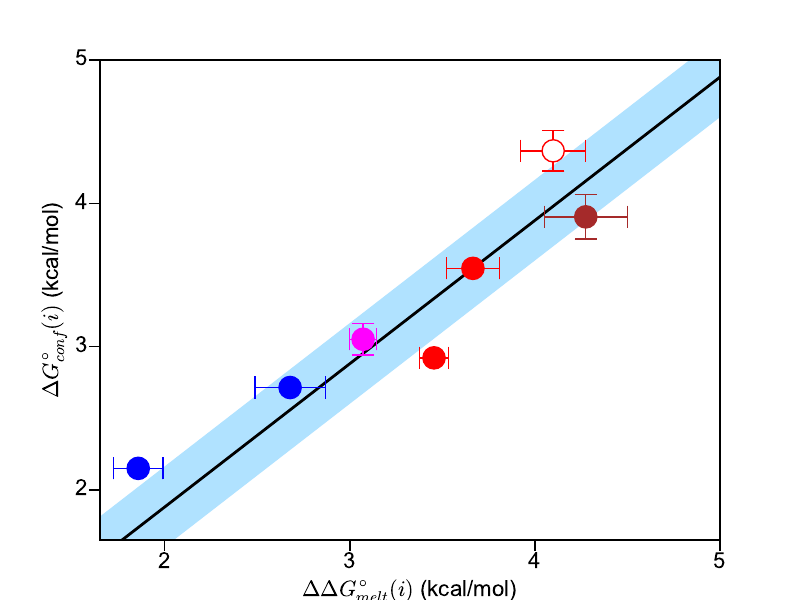

Write Python code to recreate this figure.
# plot delta-melt correlation for G-C+ Hoogsteen
from scipy.optimize import curve_fit
import math
import pandas as pd
from scipy.odr import *
import matplotlib.pyplot as plt
import numpy as np
import sys
from matplotlib import rcParams
import matplotlib as mpl
from uncertainties import ufloat
from uncertainties import unumpy
from scipy.stats import pearsonr
from sklearn.metrics import r2_score

# Plot params
fs = 16
fmt_point = 'o'
msize = 16
elw = 1
cpthick =1
cpsize = 8
mewval = 1.0
at_color='cyan'
gc_color='orange'
coop_color = 'magenta'
rntp_color = 'green'
test_color = 'violet'

# Intiialize plots
# Initialize plot
# Plot params
rcParams['font.family'] = 'sans-serif'
rcParams['font.sans-serif'] = ['Arial']
rcParams['axes.linewidth'] = 1.

### Global variables
uv_values = []
uv_error = []
rd_values = []
rd_error = []


# Define fit function
def fit_func(B, x):
    return (B[0]*x) + B[1]

def linear_fit(x, m, b):
    return ((m*x)+b)

def linear_fit2(x, b):
    return ((x)+b)

def compute_deldelG(wt_filename, mt_filename, label, add_status):
    ''' Compute deldelG at temperature t '''
    # add status - controls whether data is added to plot correlation curve
    global uv_values, uv_error
    wt_data = pd.read_csv(wt_filename)
    mt_data = pd.read_csv(mt_filename)
    wt_delg = ufloat(wt_data[label].iloc[-2], wt_data[label].iloc[-1])
    mt_delg = ufloat(mt_data[label].iloc[-2], mt_data[label].iloc[-1])
    #print wt_delg, mt_delg
    deldelg = mt_delg - wt_delg
    if add_status == 1:
        uv_values.append(float(unumpy.nominal_values(deldelg)))
        uv_error.append(float(unumpy.std_devs(deldelg)))
    return deldelg

def compute_delG(pop, pop_error, t, add_status):
    ''' given population, compute delG '''
    global rd_values, rd_error
    pop_mag = ufloat(pop, pop_error) / 100.0
    delg = (-8.314 * (273.16 + t) / 4184) * unumpy.log(pop_mag/(1-pop_mag))
    if add_status == 1:
        rd_values.append(float(unumpy.nominal_values(delg)))
        rd_error.append(float(unumpy.std_devs(delg)))
    return delg

gc_color_status = 0
def plot_point(uv, rd, color_pt):
    ''' Plot point on correlation plot '''
    global gc_color_status
    #if color_pt == gc_color:
    #    gc_color_status = 1
    if color_pt == 'unknown':
        plt.errorbar(unumpy.nominal_values(uv), unumpy.nominal_values(rd), yerr=unumpy.std_devs(rd), xerr=unumpy.std_devs(uv), color='r', fmt=fmt_point, markersize=msize, elinewidth=elw, capthick=cpthick, capsize=cpsize, mec='r', mfc='white', mew=mewval, zorder=100)
    elif color_pt == 'blue2':
        plt.errorbar(unumpy.nominal_values(uv), unumpy.nominal_values(rd), yerr=unumpy.std_devs(rd), xerr=unumpy.std_devs(uv), color=test_color, fmt=fmt_point, markersize=msize, elinewidth=elw, capthick=cpthick, capsize=cpsize, mec=test_color, mfc='white', mew=mewval, zorder=50)
    else:
        plt.errorbar(unumpy.nominal_values(uv), unumpy.nominal_values(rd), yerr=unumpy.std_devs(rd), xerr=unumpy.std_devs(uv), color=color_pt, fmt=fmt_point, markersize=msize, elinewidth=elw, capthick=cpthick, capsize=cpsize, mec=color_pt, mfc=color_pt, mew=mewval, zorder=50)

    #pass

### Read data for getting correlation curve ###
a2dna_g10_ph4p4hs_ddg = compute_deldelG('a2dna_ph4.4hs/test.csv', 'a2dna_m1g10_ph4.4hsnb/test.csv', 'delG_25C', 1)
a2dna_g10_ph4p4hs_rd = compute_delG(2.586, 0.052, 25, 1)

actd_g7_ph5p3hs_ddg = compute_deldelG('actd_ph5.3hs/test.csv', 'actd_m1g_ph5.3hs/test.csv', 'delG_25C', 1)
actd_g7_ph5p3hs_rd = compute_delG(0.137, 0.036, 25, 1)

a2dna_g10_ph5p4_ddg = compute_deldelG('a2dna_ph5.4nb/test.csv', 'a2dna_m1g10_ph5.4nb/test.csv', 'delG_25C', 1)
a2dna_g10_ph5p4_rd = compute_delG(1.014, 0.024, 25, 1)

a6dna_g10_ph5p4_ddg = compute_deldelG('a6dna_ph5.4/test.csv', 'a6dna_m1g10_keck_ph5.4nb/test.csv', 'delG_25C', 1)
a6dna_g10_ph5p4_rd = compute_delG(0.717, 0.010, 25, 1)

a6dna_rg10_ph5p4_ddg = compute_deldelG('a6dna_rg10_ph5.4/test.csv', 'a6dna_m1rg10_ph5.4/test.csv', 'delG_25C', 1)
a6dna_rg10_ph5p4_rd = compute_delG(0.577, 0.105, 25, 1)

a6dna_g10_ph5p4hsnb_ddg = compute_deldelG('a6dna_ph5.4nbhs/test.csv', 'a6dna_m1g10_keck_ph5.4nbhs/test.csv', 'delG_25C', 1)
a6dna_g10_ph5p4hsnb_rd = compute_delG(0.251, 0.012, 25, 1)

# weak rd
a6dna_g10_ph6p8_ddg = compute_deldelG('a6dna_ph6.8/test.csv', 'a6dna_m1g10_keck_ph6.8nb/test.csv', 'delG_25C', 0)
a6dna_g10_ph6p8_rd = compute_delG(0.063, 0.015, 25, 0)

print 'Number of UV data points = ', len(uv_values), len(uv_error)
print 'Number of NMR RD data points = ', len(rd_values), len(rd_error)


### Read test data ###
scaf2_tgc_ph5p4ls_30c_ddg = compute_deldelG('scaf2_tgc_gc_ph5.4lsnb/test.csv', 'scaf2_tgc_m1gc_ph5.4lsnb/test.csv', 'delG_30C', 0)
scaf2_tgc_ph5p4ls_30c_rd = compute_delG(0.196, 0.005, 30., 0)

scaf2_tgc_ph5p4hs_30c_ddg = compute_deldelG('scaf2_tgc_gc_ph5.4hsnb/test.csv', 'scaf2_tgc_m1gc_ph5.4hsnb/test.csv', 'delG_30C', 0)
scaf2_tgc_ph5p4hs_30c_rd = compute_delG(0.069, 0.005, 30., 0)

scaf2_tgc_ph5p4hs_40c_ddg = compute_deldelG('scaf2_tgc_gc_ph5.4hsnb/test.csv', 'scaf2_tgc_m1gc_ph5.4hsnb/test.csv', 'delG_40C', 0)
scaf2_tgc_ph5p4hs_40c_rd = compute_delG(0.071, 0.019, 40., 0)

scaf2_cgt_ph5p4ls_30c_ddg = compute_deldelG('scaf2_cgt_gc_ph5.4lsnb/test.csv', 'scaf2_cgt_m1gc_ph5.4lsnb/test.csv', 'delG_30C', 0)
scaf2_cgt_ph5p4ls_30c_rd = compute_delG(0.736, 0.015, 30., 0)

scaf2_cgt_ph5p4hs_30c_ddg = compute_deldelG('scaf2_cgt_gc_ph5.4hsnb/test.csv', 'scaf2_cgt_m1gc_ph5.4hsnb/test.csv', 'delG_30C', 0)
scaf2_cgt_ph5p4hs_30c_rd = compute_delG(0.203, 0.002, 30., 0)

scaf2_tgc_ph5p4hs_15c_ddg = compute_deldelG('scaf2_tgc_gc_ph5.4hsnb/test.csv', 'scaf2_tgc_m1gc_ph5.4hsnb/test.csv', 'delG_15C', 0)

#print len(uv_values), len(uv_error)
#print len(rd_values), len(rd_error)

#print "scaf2_cgt_ph5p4hs_30c_ddg", scaf2_cgt_ph5p4hs_30c_ddg
#print "scaf2_cgt_ph5p4hs_30c_pred", (0.9*scaf2_cgt_ph5p4hs_30c_ddg)+0.3
#print "scaf2_cgt_ph5p4hs_30c_rd", scaf2_cgt_ph5p4hs_30c_rd

# convert to arrays
rd_values = np.array(rd_values)
rd_error = np.array(rd_error)
uv_values = np.array(uv_values)
uv_error = np.array(uv_error)

# Initialize MC iterations
mc_iterations = 10000

# initialize error matrices
uv_error_matrix = np.zeros((mc_iterations, len(uv_values)))
rd_error_matrix = np.zeros((mc_iterations, len(rd_values)))
for dummy in range(len(uv_values)):
    op = (np.ones(mc_iterations) * uv_values[dummy]) + np.random.normal(0.0, uv_error[dummy], mc_iterations)
    #op = (np.ones(mc_iterations) * uv_values[dummy])  
    uv_error_matrix[:, dummy] = op.transpose()
    op2 = (np.ones(mc_iterations) * rd_values[dummy]) + np.random.normal(0.0, rd_error[dummy], mc_iterations)
    #op2 = (np.ones(mc_iterations) * rd_values[dummy]) 
    rd_error_matrix[:, dummy] = op2.transpose()
#print uv_values
#print np.mean(uv_error_matrix, axis=0)
#print rd_values
#print np.mean(rd_error_matrix, axis=0)
#print
#print uv_error
#print np.std(uv_error_matrix, axis=0)
#print rd_error
#print np.std(rd_error_matrix, axis=0)
filename = 'results.csv'
f = open(filename, 'w')
f.write('m,b\n')

for dummy in range(mc_iterations):
    #popt, pcov = curve_fit(linear_fit, uv_error_matrix[dummy, :], rd_error_matrix[dummy, :], p0=[1, 1])
    #line_coeff = popt 
    popt, pcov = curve_fit(linear_fit2, uv_error_matrix[dummy, :], rd_error_matrix[dummy, :], p0=[1])
    line_coeff = list([1]) + list(popt) 

    #eqn = 'y = ' + '%3.2f'%(line_coeff[0]) + 'x + ' + '%3.2f'%(line_coeff[1])
    #predicted_rd = np.array([((line_coeff[0]*ele)+line_coeff[1]) for ele in uv_values])
    #rmse = np.sqrt(np.sum(np.square(rd_values - predicted_rd))/len(list(rd_values)))
    #r2 = 1 - (np.sum(np.square(predicted_rd - rd_values)) / np.sum(np.square(rd_values - np.mean(rd_values))))

    #print "iteration", dummy + 1
    #print "***", eqn, "***"
    #print "see rmse", rmse
    #print "see r2", r2
    f.write(str(line_coeff[0]) + ',' + str(line_coeff[1]) + "\n")
    

f.close()

# Read the output file and plot
bf = pd.read_csv(filename)

m_avg = np.mean(np.array(bf['m'].values))
m_std = np.std(np.array(bf['m'].values))
b_avg = np.mean(np.array(bf['b'].values))
b_std = np.std(np.array(bf['b'].values))
m_net = ufloat(m_avg, m_std)
b_net = ufloat(b_avg, b_std)
#rmse_avg = np.mean(np.array(bf['rmse'].values))
#rmse_std = np.std(np.array(bf['rmse'].values))
#r2_avg = np.mean(np.array(bf['r2'].values))
#r2_std = np.std(np.array(bf['r2'].values))
#print "M = ", m_avg, "+/-", m_std
print "c(i) = ", b_avg, "+/-", b_std
#print "rmse = ", rmse_avg, "+/-", rmse_std
#print "r2 = ", r2_avg, "+/-", r2_std

#fig, axarr = plt.subplots(2)
#axarr[0].set_title('m')
#axarr[0].hist(np.array(bf['m'].values), 50, range=(np.amin(np.array(bf['m'].values)), np.amax(np.array(bf['m'].values))))
#axarr[1].set_title('b')
#axarr[1].hist(np.array(bf['b'].values), 50, range=(np.amin(np.array(bf['b'].values)), np.amax(np.array(bf['b'].values))))
##axarr[1, 0].set_title('rmse')
##axarr[1, 0].hist(np.array(bf['rmse'].values), 50, range=(np.amin(np.array(bf['rmse'].values)), np.amax(np.array(bf['rmse'].values))))
##axarr[1, 1].set_title('r2')
##axarr[1, 1].hist(np.array(bf['r2'].values), 50, range=(np.amin(np.array(bf['r2'].values)), np.amax(np.array(bf['r2'].values))))
#plt.show()

#fig, axarr = plt.subplots()
##axarr.plot(np.array(bf['m'].values), np.array(bf['b'].values), color='k', linewidth=0, marker='o')
#H, xedges, yedges = np.histogram2d(np.array(bf['m'].values), np.array(bf['b'].values), 20)
#X, Y = np.meshgrid(xedges, yedges)
#axarr.pcolormesh(X, Y, H)
#axarr.set_xlabel('m')
#axarr.set_ylabel('b')
#plt.show()

line_coeff = [m_avg, b_avg] 
eqn = 'y = mx + b\nm=' + '%3.2f'%(m_avg) + '+/-' + '%3.2f'%(m_std) + '\nb=' + '%3.2f'%(b_avg) + '+/-' + '%3.2f'%(b_std)
#eqn = 'y = ' + '%3.2f'%(line_coeff[0]) + 'x + ' + '%3.2f'%(line_coeff[1])
predicted_rd = np.array([((line_coeff[0]*ele)+line_coeff[1]) for ele in uv_values])
rmse = np.sqrt(np.sum(np.square(rd_values - predicted_rd))/len(list(rd_values)))
r2 = 1 - (np.sum(np.square(predicted_rd - rd_values)) / np.sum(np.square(rd_values - np.mean(rd_values))))
#for dummy in range(len(predicted_rd)):
#    print predicted_rd[dummy], rd_values[dummy], -1.0*(predicted_rd[dummy] - rd_values[dummy])

# shaded lines
x_dummy = np.linspace(0.0, 6.0, 100)
x_dummy_mat = np.tile(x_dummy, (mc_iterations, 1))
m_vals = np.array([list(bf['m'].values)])
b_vals = np.array([list(bf['b'].values)])
m_matrix = np.tile(m_vals.transpose(), (1, 100))
b_matrix = np.tile(b_vals.transpose(), (1, 100))
line_matrix = np.multiply(m_matrix, x_dummy_mat) + b_matrix

fig, ax = plt.subplots()
plt.tick_params(axis='x', top=False, length=8.0, width=1, direction='out', pad=5)
plt.tick_params(axis='y', right=False, length=8.0, width=1, direction='out', pad=5)
#plt.errorbar(uv_values, rd_values, xerr=uv_error, yerr=rd_error, color='r', fmt='o')
#gc_color = '#FFA500'
gc_color = 'r'

plot_point(a6dna_g10_ph5p4hsnb_ddg, a6dna_g10_ph5p4hsnb_rd, 'r')
plot_point(a6dna_g10_ph5p4_ddg, a6dna_g10_ph5p4_rd, 'r')
plot_point(a6dna_g10_ph6p8_ddg, a6dna_g10_ph6p8_rd, 'unknown')

plot_point(a6dna_rg10_ph5p4_ddg, a6dna_rg10_ph5p4_rd, 'magenta')

plot_point(a2dna_g10_ph5p4_ddg, a2dna_g10_ph5p4_rd, 'blue')
plot_point(a2dna_g10_ph4p4hs_ddg, a2dna_g10_ph4p4hs_rd, 'blue')

plot_point(actd_g7_ph5p3hs_ddg, actd_g7_ph5p3hs_rd, 'brown')



test_color= 'k'
test_color2 = 'orange'
#plot_point(scaf2_tgc_ph5p4ls_30c_ddg, scaf2_tgc_ph5p4ls_30c_rd, test_color2)
#plot_point(scaf2_tgc_ph5p4hs_30c_ddg, scaf2_tgc_ph5p4hs_30c_rd, test_color2)
#plot_point(scaf2_cgt_ph5p4ls_30c_ddg, scaf2_cgt_ph5p4ls_30c_rd, test_color)
#plot_point(scaf2_cgt_ph5p4hs_30c_ddg, scaf2_cgt_ph5p4hs_30c_rd, test_color)
#plot_point(scaf2_tgc_ph5p4hs_40c_ddg, scaf2_tgc_ph5p4hs_40c_rd, test_color2)

#print "SEE", m_avg, b_avg
#print "CGT_5.4LS, RD = ", scaf2_cgt_ph5p4ls_30c_rd, " UV = ", scaf2_cgt_ph5p4ls_30c_ddg, ", Pred = ", (m_net*scaf2_cgt_ph5p4ls_30c_ddg)+b_net 
#print "CGT_5.4HS, RD = ", scaf2_cgt_ph5p4hs_30c_rd, " UV = ", scaf2_cgt_ph5p4hs_30c_ddg, ", Pred = ", (m_net*scaf2_cgt_ph5p4hs_30c_ddg)+b_net
#print "TGC_5.4LS, RD = ", scaf2_tgc_ph5p4ls_30c_rd, " UV = ", scaf2_tgc_ph5p4ls_30c_ddg, ", Pred = ", (m_net*scaf2_tgc_ph5p4ls_30c_ddg)+b_net
#print "TGC_5.4HS 30c, RD = ", scaf2_tgc_ph5p4hs_30c_rd, " UV = ", scaf2_tgc_ph5p4hs_30c_ddg, ", Pred = ", (m_net*scaf2_tgc_ph5p4hs_30c_ddg)+b_net
#print "TGC_5.4HS 40c, RD = ", scaf2_tgc_ph5p4hs_40c_rd, " UV = ", scaf2_tgc_ph5p4hs_40c_ddg, ", Pred = ", (m_net*scaf2_tgc_ph5p4hs_40c_ddg)+b_net
#print "TGC_5.4HS 15c, RD = ", 0.0, " UV = ", scaf2_tgc_ph5p4hs_15c_ddg, ", Pred = ", (m_net*scaf2_tgc_ph5p4hs_15c_ddg)+b_net

plt.ylabel("$\Delta G^{\circ}_{conf}(i)$ (kcal/mol)", fontsize=fs)
plt.xlabel("$\Delta\Delta G^{\circ}_{melt}(i)$ (kcal/mol)", fontsize=fs)
plt.plot([1.65, 6.0], [(1.65*line_coeff[0]) + line_coeff[1], (6*line_coeff[0]) + line_coeff[1]], color='k', linewidth=2, zorder=10, label=eqn)
plt.fill_between(x_dummy, np.amin(line_matrix, axis=0), np.amax(line_matrix, 0), color='#B0E2FF', zorder=0)

plt.xticks([2.0, 3.0, 4.0, 5.0], fontsize=fs)
plt.yticks([2.0, 3.0, 4.0, 5.0], fontsize=fs)
plt.xlim([1.65, 5])
plt.ylim([1.65, 5])
#print "r2", r2
#print 'r2 check = ', r2_score(rd_values, predicted_rd, multioutput='raw_values')
#print 'r2 check = ', r2_score(predicted_rd, rd_values, multioutput='raw_values')
#print 'r2 check2 = ', r2_score(rd_values, uv_values, multioutput='raw_values')
#print 'r2 check2 = ', r2_score(uv_values, rd_values, multioutput='raw_values')

print "rmse", rmse, ' kcal/mol'
print 'r2 = ', pearsonr(rd_values, predicted_rd)
#print pearsonr(predicted_rd, rd_values)
#print np.corrcoef(rd_values, predicted_rd)[0,1]
#print np.corrcoef(predicted_rd, rd_values)[0,1]
#print pearsonr(rd_values, uv_values)
#print pearsonr(uv_values, rd_values)
#print np.corrcoef(rd_values, uv_values)[0,1]
#print np.corrcoef(uv_values, rd_values)[0,1]
r2 = np.corrcoef(uv_values, rd_values)[0,1]
#ax.text(2.0, 4.50, "$R^{2}$ = " + "%3.2f"%r2, fontsize=24)
#ax.text(2.0, 4.25, "$RMSE$ = " + "%3.2f"%rmse, fontsize=24)
#plt.legend(fontsize=18, loc=4)
#plt.show()
plt.savefig('fig5c.pdf')

#fig, ax = plt.subplots()
#plt.errorbar(predicted_rd, rd_values, fmt='o')
#plt.xlabel('predicted')
#plt.ylabel('rd meas')
##plt.xlim([2, 4])
##plt.ylim([2, 4])
#plt.show()
